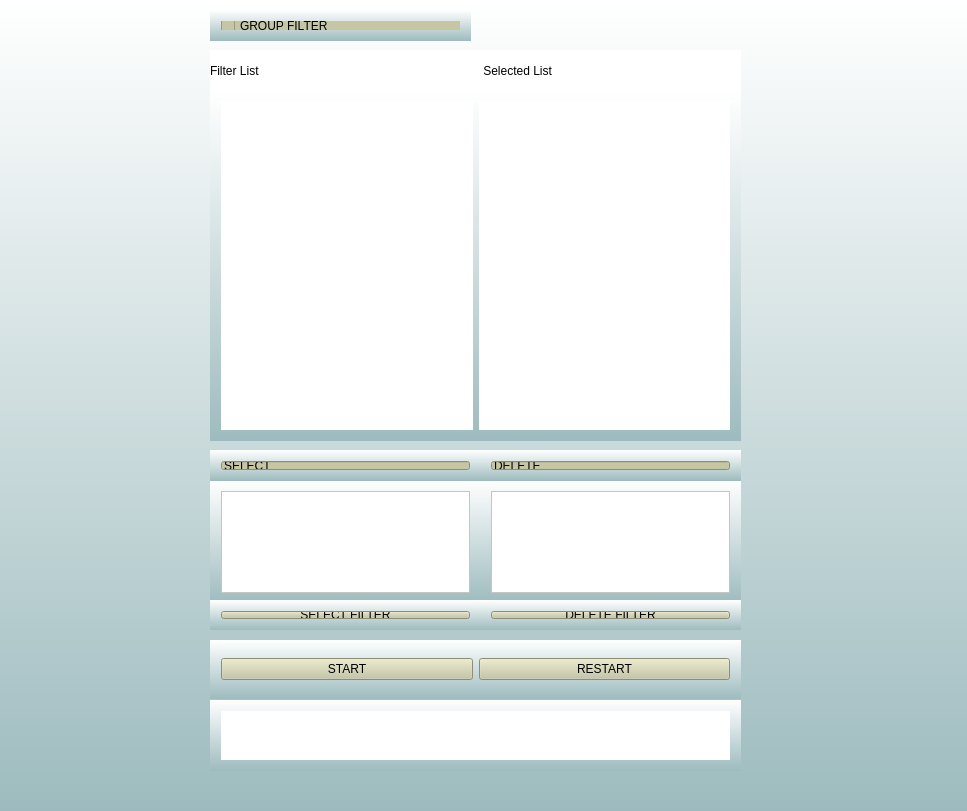
<?xml version="1.0" encoding="UTF-8"?>
<ui version="4.0">
 <class>ClientApplication</class>
 <widget class="QMainWindow" name="ClientApplication">
  <property name="geometry">
   <rect>
    <x>0</x>
    <y>0</y>
    <width>967</width>
    <height>811</height>
   </rect>
  </property>
  <property name="windowTitle">
   <string>Client Application</string>
  </property>
  <property name="styleSheet">
   <string notr="true">background-color: qlineargradient(spread:pad, x1:1, y1:1, x2:1, y2:0, stop:0 rgba(157, 187, 190, 255), stop:1 rgba(255, 255, 255, 255));</string>
  </property>
  <property name="iconSize">
   <size>
    <width>50</width>
    <height>50</height>
   </size>
  </property>
  <widget class="QWidget" name="centralWidget">
   <widget class="QWidget" name="gridLayoutWidget">
    <property name="geometry">
     <rect>
      <x>210</x>
      <y>90</y>
      <width>531</width>
      <height>351</height>
     </rect>
    </property>
    <layout class="QGridLayout" name="gridLayout">
     <item row="0" column="1">
      <widget class="QLabel" name="selectedFilter">
       <property name="styleSheet">
        <string notr="true">background-color: qlineargradient(spread:pad, x1:0.9, y1:1, x2:1, y2:0, stop:0 rgba(82, 150, 69, 255), stop:1 rgba(255, 255, 255, 255));
background-color: rgb(255, 255, 255);</string>
       </property>
       <property name="text">
        <string/>
       </property>
      </widget>
     </item>
     <item row="0" column="0">
      <widget class="QLabel" name="filterList_2">
       <property name="styleSheet">
        <string notr="true">background-color: qlineargradient(spread:pad, x1:0, y1:1, x2:1, y2:0, stop:0.199005 rgba(194, 212, 197, 255), stop:1 rgba(255, 255, 255, 255));
background-color: rgb(255, 255, 255);</string>
       </property>
       <property name="text">
        <string/>
       </property>
      </widget>
     </item>
    </layout>
   </widget>
   <widget class="QWidget" name="verticalLayoutWidget">
    <property name="geometry">
     <rect>
      <x>210</x>
      <y>480</y>
      <width>271</width>
      <height>124</height>
     </rect>
    </property>
    <layout class="QVBoxLayout" name="verticalLayout_2">
     <item>
      <widget class="QTextEdit" name="selectFilter">
       <property name="styleSheet">
        <string notr="true">background-color: qlineargradient(spread:pad, x1:0, y1:1, x2:1, y2:0, stop:0.199005 rgba(194, 212, 197, 255), stop:1 rgba(255, 255, 255, 255));
background-color: rgb(255, 255, 255);
font: 14pt &quot;MS Shell Dlg 2&quot;;</string>
       </property>
      </widget>
     </item>
    </layout>
   </widget>
   <widget class="QLabel" name="filterList">
    <property name="geometry">
     <rect>
      <x>210</x>
      <y>50</y>
      <width>261</width>
      <height>41</height>
     </rect>
    </property>
    <property name="styleSheet">
     <string notr="true">background-color: qlineargradient(spread:pad, x1:0, y1:1, x2:1, y2:0, stop:0 rgba(7, 55, 0, 255), stop:1 rgba(255, 255, 255, 255));
background-color: rgb(255, 255, 255);
font: 12pt &quot;Fixedsys&quot;;
font: 8pt &quot;Goudy Stout&quot;;</string>
    </property>
    <property name="text">
     <string>Filter List</string>
    </property>
   </widget>
   <widget class="QLabel" name="selectedList">
    <property name="geometry">
     <rect>
      <x>470</x>
      <y>50</y>
      <width>271</width>
      <height>41</height>
     </rect>
    </property>
    <property name="styleSheet">
     <string notr="true">background-color: qlineargradient(spread:pad, x1:0, y1:1, x2:1, y2:0, stop:0 rgba(7, 55, 0, 255), stop:1 rgba(255, 255, 255, 255));
background-color: rgb(255, 255, 255);
font: 12pt &quot;Fixedsys&quot;;
font: 8pt &quot;Goudy Stout&quot;;</string>
    </property>
    <property name="text">
     <string>    Selected List</string>
    </property>
   </widget>
   <widget class="QWidget" name="verticalLayoutWidget_2">
    <property name="geometry">
     <rect>
      <x>480</x>
      <y>480</y>
      <width>261</width>
      <height>124</height>
     </rect>
    </property>
    <layout class="QVBoxLayout" name="verticalLayout_3">
     <item>
      <widget class="QTextEdit" name="deleteFilter">
       <property name="styleSheet">
        <string notr="true">background-color: qlineargradient(spread:pad, x1:0, y1:1, x2:1, y2:0, stop:0.199005 rgba(194, 212, 197, 255), stop:1 rgba(255, 255, 255, 255));
background-color: rgb(255, 255, 255);
font: 14pt &quot;MS Shell Dlg 2&quot;;</string>
       </property>
      </widget>
     </item>
    </layout>
   </widget>
   <widget class="QWidget" name="verticalLayoutWidget_3">
    <property name="geometry">
     <rect>
      <x>210</x>
      <y>450</y>
      <width>271</width>
      <height>31</height>
     </rect>
    </property>
    <layout class="QVBoxLayout" name="verticalLayout">
     <item>
      <widget class="QLineEdit" name="lineEdit_4">
       <property name="styleSheet">
        <string notr="true">background-color: rgb(198, 198, 164);
                font: 75 10pt &quot;MS Shell Dlg 2&quot;;
color: rgb(0, 0, 0);</string>
       </property>
       <property name="text">
        <string>SELECT</string>
       </property>
       <property name="alignment">
        <set>Qt::AlignLeading|Qt::AlignLeft|Qt::AlignVCenter</set>
       </property>
      </widget>
     </item>
    </layout>
   </widget>
   <widget class="QWidget" name="verticalLayoutWidget_4">
    <property name="geometry">
     <rect>
      <x>480</x>
      <y>450</y>
      <width>261</width>
      <height>31</height>
     </rect>
    </property>
    <layout class="QVBoxLayout" name="verticalLayout_4">
     <item>
      <widget class="QLineEdit" name="lineEdit_5">
       <property name="styleSheet">
        <string notr="true">background-color: rgb(198, 198, 164);
                font: 75 10pt &quot;MS Shell Dlg 2&quot;;
             
color: rgb(0, 0, 0);</string>
       </property>
       <property name="text">
        <string>DELETE</string>
       </property>
       <property name="alignment">
        <set>Qt::AlignLeading|Qt::AlignLeft|Qt::AlignVCenter</set>
       </property>
      </widget>
     </item>
    </layout>
   </widget>
   <widget class="QWidget" name="verticalLayoutWidget_5">
    <property name="geometry">
     <rect>
      <x>210</x>
      <y>600</y>
      <width>271</width>
      <height>30</height>
     </rect>
    </property>
    <layout class="QVBoxLayout" name="verticalLayout_5">
     <item>
      <widget class="QPushButton" name="selectFilterBtn">
       <property name="styleSheet">
        <string notr="true">background-color: qlineargradient(spread:pad, x1:0, y1:1, x2:1, y2:0, stop:0 rgba(39, 55, 142, 255), stop:1 rgba(255, 255, 255, 255));
background-color: rgb(198, 198, 164);</string>
       </property>
       <property name="text">
        <string>SELECT FILTER</string>
       </property>
      </widget>
     </item>
    </layout>
   </widget>
   <widget class="QWidget" name="verticalLayoutWidget_6">
    <property name="geometry">
     <rect>
      <x>480</x>
      <y>600</y>
      <width>261</width>
      <height>30</height>
     </rect>
    </property>
    <layout class="QVBoxLayout" name="verticalLayout_6">
     <item>
      <widget class="QPushButton" name="deleteButton">
       <property name="styleSheet">
        <string notr="true">background-color: qlineargradient(spread:pad, x1:0, y1:1, x2:1, y2:0, stop:0 rgba(39, 55, 142, 255), stop:1 rgba(255, 255, 255, 255));
background-color: rgb(198, 198, 164);</string>
       </property>
       <property name="text">
        <string>DELETE FILTER</string>
       </property>
      </widget>
     </item>
    </layout>
   </widget>
   <widget class="QWidget" name="verticalLayoutWidget_7">
    <property name="geometry">
     <rect>
      <x>210</x>
      <y>10</y>
      <width>261</width>
      <height>31</height>
     </rect>
    </property>
    <layout class="QVBoxLayout" name="verticalLayout_7">
     <item>
      <widget class="QCheckBox" name="filterBox">
       <property name="styleSheet">
        <string notr="true">font: 14pt &quot;Niagara Solid&quot;;
font: 8pt &quot;MS Shell Dlg 2&quot;;
background-color: qlineargradient(spread:pad, x1:0, y1:0, x2:1, y2:0, stop:0 rgba(157, 187, 190, 255), stop:1 rgba(255, 255, 255, 255));
background-color: rgb(198, 198, 164);</string>
       </property>
       <property name="text">
        <string>GROUP FILTER</string>
       </property>
      </widget>
     </item>
    </layout>
   </widget>
   <widget class="QWidget" name="horizontalLayoutWidget">
    <property name="geometry">
     <rect>
      <x>210</x>
      <y>640</y>
      <width>531</width>
      <height>59</height>
     </rect>
    </property>
    <layout class="QHBoxLayout" name="horizontalLayout">
     <item>
      <widget class="QPushButton" name="start">
       <property name="styleSheet">
        <string notr="true">font: 14pt &quot;MS Shell Dlg 2&quot;;
background-color: rgb(198, 198, 164);</string>
       </property>
       <property name="text">
        <string>START</string>
       </property>
      </widget>
     </item>
     <item>
      <widget class="QPushButton" name="stop">
       <property name="styleSheet">
        <string notr="true">background-color: qlineargradient(spread:pad, x1:0, y1:1, x2:1, y2:0, stop:0 rgba(39, 55, 142, 255), stop:1 rgba(255, 255, 255, 255));
background-color: rgb(198, 198, 164);
font: 14pt &quot;MS Shell Dlg 2&quot;;</string>
       </property>
       <property name="text">
        <string>RESTART</string>
       </property>
      </widget>
     </item>
    </layout>
   </widget>
   <widget class="QWidget" name="verticalLayoutWidget_9">
    <property name="geometry">
     <rect>
      <x>210</x>
      <y>700</y>
      <width>531</width>
      <height>71</height>
     </rect>
    </property>
    <layout class="QVBoxLayout" name="verticalLayout_9">
     <item>
      <widget class="QLabel" name="consoleLayer">
       <property name="styleSheet">
        <string notr="true">font: 18pt &quot;MS Shell Dlg 2&quot;;
background-color: rgb(255, 255, 255);
color: rgb(0, 0, 0);</string>
       </property>
       <property name="text">
        <string/>
       </property>
      </widget>
     </item>
    </layout>
   </widget>
  </widget>
  <action name="actionEXIT">
   <property name="text">
    <string>EXIT</string>
   </property>
  </action>
 </widget>
 <layoutdefault spacing="6" margin="11"/>
 <resources>
  <include location="QtGuiApplication4.qrc"/>
 </resources>
 <connections>
  <connection>
   <sender>start</sender>
   <signal>released()</signal>
   <receiver>ClientApplication</receiver>
   <slot>show()</slot>
   <hints>
    <hint type="sourcelabel">
     <x>690</x>
     <y>175</y>
    </hint>
    <hint type="destinationlabel">
     <x>404</x>
     <y>304</y>
    </hint>
   </hints>
  </connection>
 </connections>
</ui>
